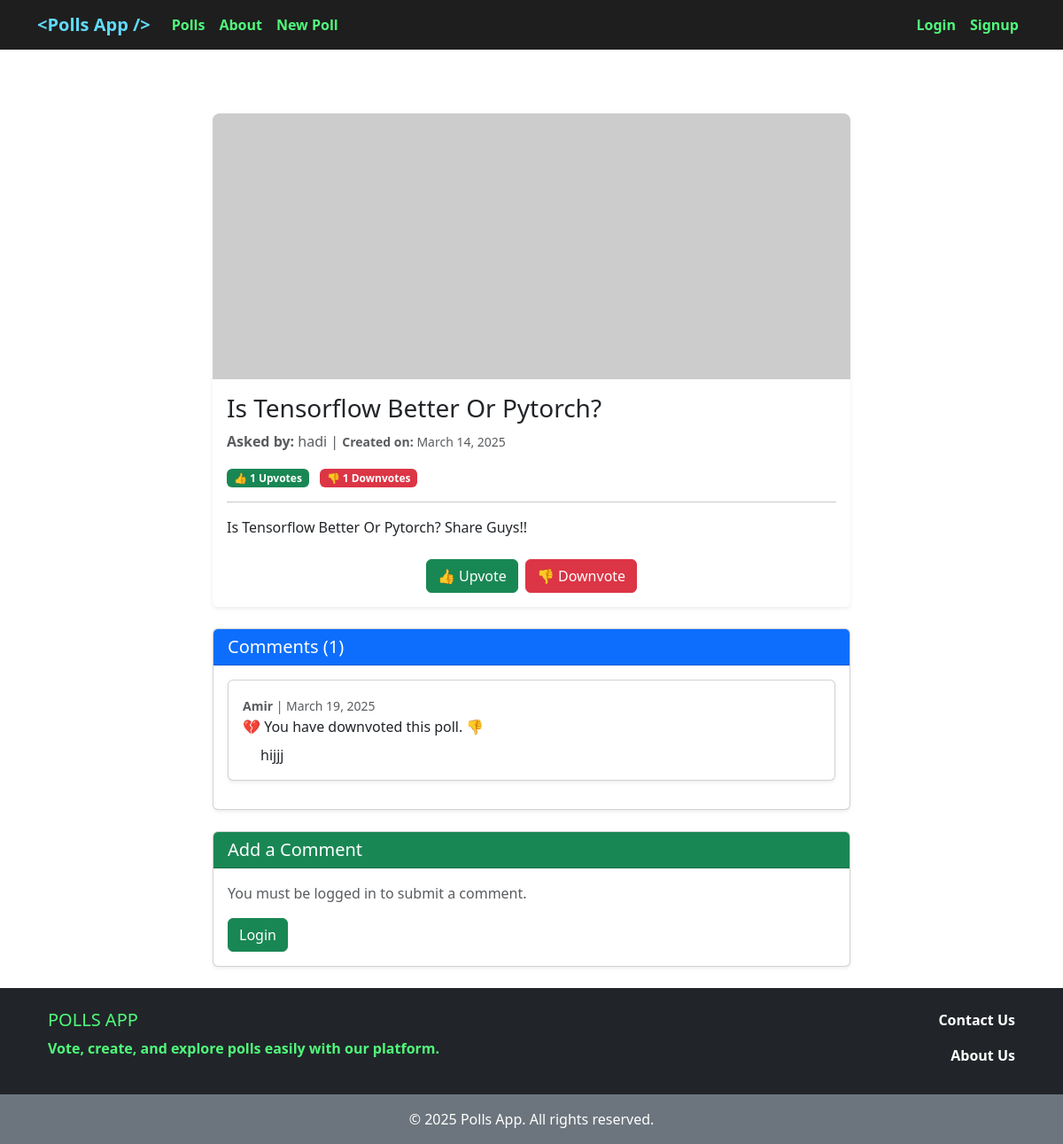
The page /poll/6/ on the database its author committed.
### polls/models.py (models this page shows, shortened)
class Poll(models.Model):
    question = models.CharField(max_length=700)
    user = models.ForeignKey(get_user_model(), on_delete=models.CASCADE)
    description = models.TextField(blank=True)
    cover = models.ImageField(upload_to='covers/', blank=True)
    up_vote = models.PositiveIntegerField(default=0)
    down_vote = models.PositiveIntegerField(default=0)
    upvoted_by = models.ManyToManyField(get_user_model(), related_name='upvoted_polls', blank=True)
    downvoted_by = models.ManyToManyField(get_user_model(), related_name='downvoted_polls', blank=True)
    datetime_created = models.DateTimeField(auto_now_add=True)
    datetime_modified = models.DateTimeField(auto_now=True)

class Comment(models.Model):
    poll = models.ForeignKey('Poll', related_name='comments', on_delete=models.CASCADE)
    user = models.ForeignKey(get_user_model(), on_delete=models.CASCADE)
    body = models.TextField()
    is_active = models.BooleanField(default=True)
    datetime_created = models.DateTimeField(auto_now_add=True)
    datetime_modified = models.DateTimeField(auto_now=True)
    def has_upvoted(self):
        return self.poll.upvoted_by.filter(id=self.user.id).exists()
    def has_downvoted(self):
        return self.poll.downvoted_by.filter(id=self.user.id).exists()

### accounts/models.py (models this page shows)
class CustomUser(AbstractUser):
    ROLE_CHOICES = [
        ('M', 'Manager'),
        ('E', 'Employee'),
        ('S', 'Student'),
        ('O', 'Other'),
    ]
    role = models.CharField(choices=ROLE_CHOICES, max_length=1, default=ROLE_CHOICES[3][0])

### polls/views.py (the view)
# urls.py: path('poll/<int:pk>/', poll_detail_view, name='poll_detail'),
def poll_detail_view(request, pk):
    poll = get_object_or_404(Poll, pk=pk)
    comments = poll.comments.all()
    if request.method == "POST":
        comment_form = CommentForm(request.POST)
        if comment_form.is_valid():
            new_comment = comment_form.save(commit=False)
            new_comment.poll = poll
            new_comment.user = request.user
            new_comment.save()
            comment_form = CommentForm()
    else:
        comment_form = CommentForm()
    return render(request, 'polls/poll_detail.html', context={
        'poll': poll,
        'comments': comments,
        'comment_form': comment_form,
    })

### polls/templates/polls/poll_detail.html (shortened to what this page needs)
{% extends '_base.html' %}
{% load crispy_forms_tags %}
{% block content %}
    <div class="container mt-5">
        <div class="row justify-content-center">
            <div class="col-lg-8 col-md-10 col-sm-12">
                <div class="card shadow-sm border-0 rounded">
                    {% if poll.cover %}
                        <img src="{{ poll.cover.url }}" class="card-img-top img-fluid" alt="Poll Image">
                    {% else %}
                        <img src="https://placehold.co/800x300" class="card-img-top img-fluid"
                             alt="Poll image for {{ poll.question }}">
                    {% endif %}
                    <div class="card-body">
                        <h3 class="card-title">{{ poll.question }}</h3>
                        <p class="text-muted">
                            <strong>Asked by:</strong> {{ poll.user }} |
                            <small><strong>Created on:</strong> {{ poll.datetime_created|date:"F d, Y" }}</small>
                        </p>
                        <div class="d-flex justify-content-between align-items-center mt-3">
                            <div>
                                <span class="badge bg-success">👍 {{ poll.up_vote }} Upvotes</span>
                                <span class="badge bg-danger ms-2">👎 {{ poll.down_vote }} Downvotes</span>
                            </div>
                        </div>
                        <hr>
                        <p>{{ poll.description }}</p>
                        <div class="mt-4 d-flex justify-content-center">
                            <div class="btn-group">
                                <form action="{% url 'poll_vote' poll.id %}" method="post">
                                    <button type="submit" class="btn btn-success">👍 Upvote</button>
                                </form>
                                <form action="{% url 'poll_down_vote' poll.id %}" method="post" class="ms-2">
                                    <button type="submit" class="btn btn-danger">👎 Downvote</button>
                                </form>
                            </div>
                        </div>
                    </div>
                </div>
                <div class="card mt-4 shadow-sm">
                    <div class="card-header bg-primary text-white">
                        <h5 class="mb-0">Comments ({{ comments|length }})</h5>
                    </div>
                    <div class="card-body">
                        {% if comments %}
                            {% for comment in comments %}
                                <div class="card mb-3 shadow-sm">
                                    <div class="card-body">
                                        <small class="text-muted">
                                            <strong>{{ comment.user|capfirst }}</strong> |
                                            {{ comment.datetime_created|date:"F d, Y" }}
                                        </small>
                                        <p>
                                            {% if comment.has_upvoted %}
                                                💚 You have upvoted this poll! 👍
                                            {% elif comment.has_downvoted %}
                                                💔 You have downvoted this poll. 👎
                                            {% else %}
                                                🤷‍♂️ You have not voted on this poll yet.
                                            {% endif %}
                                        </p>
                                        <p class="comment-text mt-2">{{ comment.body }}</p>
                                    </div>
                                </div>
                            {% endfor %}
                        {% else %}
                            <p class="text-muted">No comments yet.</p>
                        {% endif %}
                    </div>
                </div>
                <div class="card mt-4 shadow-sm">
                    <div class="card-header bg-success text-white">
                        <h5 class="mb-0">Add a Comment</h5>
                    </div>
                    <div class="card-body">
                        {% if user.is_authenticated %}
                            <form method="POST">
                                {% csrf_token %}
                                {{ comment_form|crispy }}
                                <button type="submit" class="btn btn-success mt-3">Submit Comment</button>
                            </form>
                        {% else %}
                            <p class="text-muted">You must be logged in to submit a comment.</p>
                            <a href="{% url 'account_login' %}" class="btn btn-success mt-3">Login</a>
                        {% endif %}
                    </div>
                </div>
            </div>
        </div>
    </div>
{% endblock content %}

### templates/_base.html (style rules this page uses)
html, body { height: 100%; margin: 0; display: flex; flex-direction: column; }

### polls/templates/polls/poll_detail.html (style rules this page uses)
.card-img-top { width: 100%; height: 300px; object-fit: cover; background-color: #f8f9fa; border-top-left-radius: 8px; border-top-right-radius: 8px; }
.comment-text { margin-left: 20px; white-space: pre-line; }
.card-body p { margin-bottom: 0; }

### rows shown on the page
Poll: question "Is Tensorflow Better Or Pytorch?", user "hadi", datetime_created "March 14, 2025", up_vote "1", down_vote "1", description "Is Tensorflow Better Or Pytorch? Share Guys!!"
Comment: user "Amir", datetime_created "March 19, 2025", shows "💔 You have downvoted this poll. 👎", body "hijjj"

### other values the page prints
{{ comments|length }} "1"
